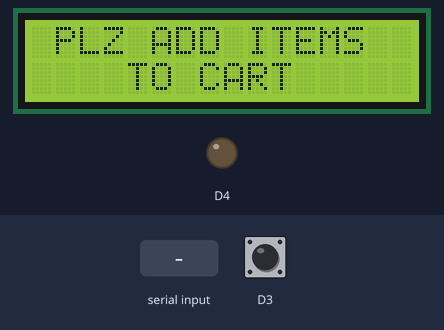
Bench run of a sketch on a simulated ESP8266 (NodeMCU). Parts: 16×2 character LCD, output pins drawn as LEDs (lit = HIGH). Inputs (shaded band) come from the test bench; at power-on: D3 HIGH. WiFi joins after 1.5 s; servers stay silent unless stated; what the sketch prints to the serial monitor is not drawn.

Above: at 4.4 s.
4.5 s: "0B00291F5B66" received over Serial
At 5.4 s:
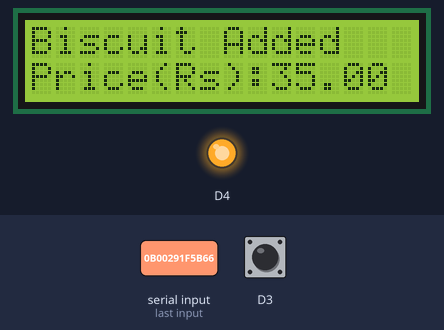
7.5 s: "0B00292BADA4" received over Serial
At 8.5 s:
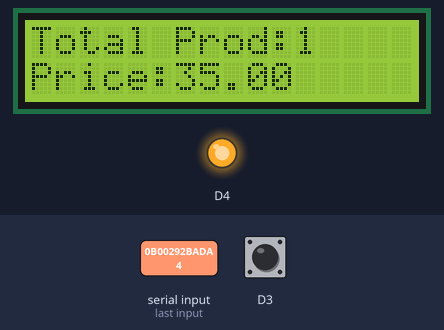
10.5 s: "0B002920D0D2" received over Serial
At 11.3 s:
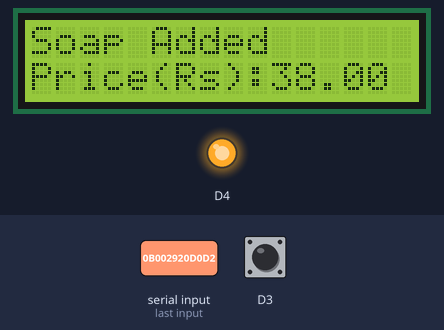
13.5 s: "0B002948A8C2" received over Serial
At 14.8 s:
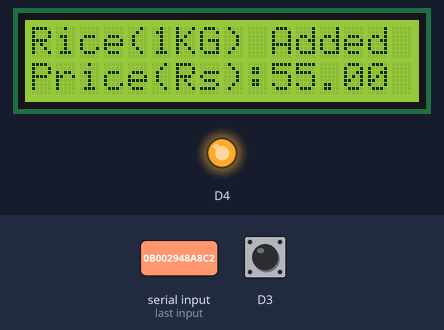
16.5 s: "0B00283BFEE6" received over Serial
At 17.3 s:
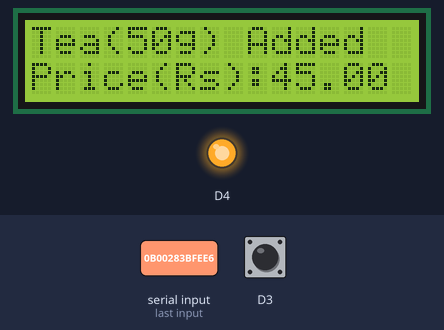
Timing chart, 0 to 20.1 s (numbered marks = the images above; inputs shaded):
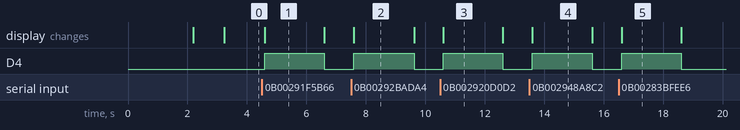

The sketch:

shoppingtrolley.ino
```cpp
#include<ESP8266WiFi.h>
#include<WiFiClient.h>
#include<ESP8266WebServer.h>
#include<LiquidCrystal_I2C.h>
#include<Wire.h>
LiquidCrystal_I2C lcd(0x27, 16, 2);

const char* ssid = "admin";//Replace with your network SSID
const char* password = "12345678";//Replace with your network password

ESP8266WebServer server(80);

String page = "";
char input[12];
int count = 0;


int a;
int p1=0,p2=0,p3=0,p4=0;
int c1=0,c2=0,c3=0,c4=0;

double total = 0;
int count_prod = 0;
void setup()
{
  pinMode(D3,INPUT_PULLUP);
  pinMode(D4,OUTPUT);

  Serial.begin(9600);
  WiFi.begin(ssid, password);
  Wire.begin(D2, D1);
  lcd.begin();            //  lcd.begin(16, 2);
  lcd.begin();            //  lcd.init();
  lcd.backlight();
  lcd.setCursor(0, 0);
  lcd.print("   WELCOME TO       ");
  lcd.setCursor(0, 1);
  lcd.print("   SMART CART       ");

  delay(2000);

  lcd.clear();

  while (WiFi.status() != WL_CONNECTED)
  {
    delay(500);
  lcd.setCursor(0, 0);
  lcd.print("WiFi Connecting...  ");
  }
  Serial.print(WiFi.localIP());
  lcd.setCursor(0, 0);
  lcd.print("WiFi Connected");
  lcd.setCursor(0, 1);
  lcd.print(WiFi.localIP());
  delay(1000);

  lcd.setCursor(0, 0);
  lcd.print(" PLZ ADD ITEMS     ");
  lcd.setCursor(0, 1);
  lcd.print("    TO CART          ");

server.on("/", []()
  {
    page = "<html><head><title>E Cart using IoT</title></head><style type=\"text/css\">";
    page += "table{border-collapse: collapse;}th {background-color:  #3498db ;color: white;}table,td {border: 4px solid black;font-size: x-large;";
    page += "text-align:center;border-style: groove;border-color: rgb(255,0,0);}</style><body><center>";
    page += "<h1>Smart Shopping Cart using IoT</h1><br><br><table style=\"width: 1200px;height: 450px;\"><tr>";
    page += "<th>ITEMS</th><th>QUANTITY</th><th>COST</th></tr><tr><td>Biscuit</td><td>"+String(p1)+"</td><td>"+String(c1)+"</td></tr>";
    page += "<tr><td>Soap</td><td>"+String(p2)+"</td><td>"+String(c2)+"</td></tr><tr><td>Rice(1KG)</td><td>"+String(p3)+"</td><td>"+String(c3)+"</td>";
    page += "</tr><tr><td>Tea(50g)</td><td>"+String(p4)+"</td><td>"+String(c4)+"</td></tr><tr><th>Grand Total</th><th>"+String(count_prod)+"</th><th>"+String(total)+"</th>";
    page += "</tr></table><br><input type=\"button\" name=\"Pay Now\" value=\"Pay Now\" style=\"width: 200px;height: 50px\"></center></body></html>, page)";
  });
  server.begin();
}
void loop()
{
  int a=digitalRead(D3);
  if (Serial.available())
  {
    count = 0;
    while (Serial.available() && count < 12)
    {
      input[count] = Serial.read();
      count++;
      delay(5);
    }
    if (count == 12)
    {
      if ((strncmp(input, "0B00291F5B66", 12) == 0) && (a == 1))
      {
        lcd.setCursor(0, 0);
        lcd.print("Biscuit Added       ");
        lcd.setCursor(0, 1);
        lcd.print("Price(Rs):35.00      ");
        p1++;
        digitalWrite(D4,HIGH);
        delay(2000);
        total = total + 35.00;
        count_prod++;
        digitalWrite(D4,LOW);
        lcd.clear();
      }
      else if ((strncmp(input, "0B00291F5B66", 12) == 0) && (a == 0))
      {
        if(p1>0)
        {
        lcd.clear();
        lcd.setCursor(0, 0);
        lcd.print("Biscuit Removed!!!        ");
        digitalWrite(D4,HIGH);
        delay(2000);
        p1--;
        total = total - 35.00;
        count_prod--;
        lcd.clear();
        digitalWrite(D4,LOW);
        }
        else
        {
        lcd.clear();
        lcd.setCursor(0, 0);
        lcd.print("Not in cart!!!        ");
        digitalWrite(D4,HIGH);
        delay(2000);
        digitalWrite(D4,LOW);
        lcd.clear();
        }
      }
      else if ((strncmp(input, "0B002920D0D2", 12) == 0) && (a == 1))
      {
        lcd.setCursor(0, 0);
        lcd.print("Soap Added          ");
        lcd.setCursor(0, 1);
        lcd.print("Price(Rs):38.00         ");
        total = total + 38.00;
        digitalWrite(D4,HIGH);
        delay(2000);
        p2++;
        count_prod++;
        digitalWrite(D4,LOW);
        lcd.clear();
      }
      else if ((strncmp(input, "0B002920D0D2", 12) == 0) && (a == 0))
      {
         if(p2>0)
        {
        lcd.clear();
        lcd.setCursor(0, 0);
        lcd.print("Soap Removed!!!        ");
        digitalWrite(D4,HIGH);
        delay(2000);
        p2--;
        total = total - 38.00;
        count_prod--;
        lcd.clear();
        digitalWrite(D4,LOW);
        }
        else
        {
        lcd.clear();
        lcd.setCursor(0, 0);
        lcd.print("Not in cart!!!        ");
        digitalWrite(D4,HIGH);
        delay(2000);
        lcd.clear();
        digitalWrite(D4,LOW);
        }
      }
      else if ((strncmp(input, "0B002948A8C2", 12) == 0) && (a == 1))
      {
        lcd.setCursor(0, 0);
        lcd.print("Rice(1KG) Added       ");
        lcd.setCursor(0, 1);
        lcd.print("Price(Rs):55.00      ");
        total = total + 55.00;
        digitalWrite(D4,HIGH);
        delay(2000);
        count_prod++;
        p3++;
        lcd.clear();
        digitalWrite(D4,LOW);
      }
      else if ((strncmp(input, "0B002948A8C2", 12) == 0) && (a==0))
      {
        if(p3>0)
        {
        lcd.clear();
        lcd.setCursor(0, 0);
        lcd.print("Rice(1KG) Removed!!!        ");
        digitalWrite(D4,HIGH);
        delay(2000);
        total = total - 55.00;
        p3--;
        count_prod--;
        lcd.clear();
        digitalWrite(D4,LOW);
        }
        else
        {
        lcd.clear();
        lcd.setCursor(0, 0);
        lcd.print("Not in cart!!!        ");
        digitalWrite(D4,HIGH);
        delay(2000);
        lcd.clear();
        digitalWrite(D4,LOW);
        }
      }
      else if ((strncmp(input, "0B00283BFEE6", 12) == 0) && (a == 1))
      {
        lcd.setCursor(0, 0);
        lcd.print("Tea(50g) Added            ");
        lcd.setCursor(0, 1);
        lcd.print("Price(Rs):45.00        ");
        total = total + 45.00;
        count_prod++;
        digitalWrite(D4,HIGH);
        p4++;
        delay(2000);
        lcd.clear();
        digitalWrite(D4,LOW);
      }
      else if ((strncmp(input, "0B00283BFEE6", 12) == 0) && (a == 0))
      {
        if(p4>0)
        {
        lcd.clear();
        total = total - 45.00;
        lcd.setCursor(0, 0);
        count_prod--;
        p4--;
        lcd.print("Tea(50g) Removed!!!        ");
        digitalWrite(D4,HIGH);
        delay(2000);
        lcd.clear();
        digitalWrite(D4,LOW);
        }
        else
        {
        lcd.clear();
        lcd.setCursor(0, 0);
        lcd.print("Not in cart!!!        ");
        digitalWrite(D4,HIGH);
        delay(2000);
        lcd.clear();
        digitalWrite(D4,LOW);
        }
      }
      else if (strncmp(input, "0B00292BADA4", 12) == 0)
      {
        lcd.clear();
        lcd.setCursor(0, 0);
        lcd.print("Total Prod:");
        lcd.setCursor(11, 0);
        lcd.print(count_prod);
        lcd.setCursor(0, 1);
        lcd.print("Price:");
        lcd.setCursor(6, 1);
        lcd.print(total);

        digitalWrite(D4,HIGH);
        delay(2000);

        lcd.clear();
        digitalWrite(D5,LOW);
        lcd.setCursor(0, 0);
        lcd.print("   Thank you        ");
        lcd.setCursor(0, 1);
        lcd.print("  for Shopping        ");
        digitalWrite(D4,LOW);
      }
    }
    c1=p1*35.00;
    c2=p2*38.00;
    c3=p3*55.00;
    c4=p4*45.00;
  }
server.handleClient();
}
```

Measured:
- after the input at 4.5 s, D4: LOW → HIGH after 0.10 s, → LOW 2.0 s later; the display: changes after 0.10 s (image 1)
- after the input at 7.5 s, D4: LOW → HIGH after 0.09 s, → LOW 2.0 s later; the display: changes after 0.09 s (image 2)
- after the input at 10.5 s, D4: LOW → HIGH after 0.10 s, → LOW 2.0 s later; the display: changes after 0.10 s (image 3)
- after the input at 13.5 s, D4: LOW → HIGH after 0.10 s, → LOW 2.0 s later; the display: changes after 0.10 s (image 4)
- after the input at 16.5 s, D4: LOW → HIGH after 0.11 s, → LOW 2.0 s later; the display: changes after 0.11 s (image 5)
- what the display in image 1 shows lasts 2.0 s, from 4.6 s to 6.6 s
